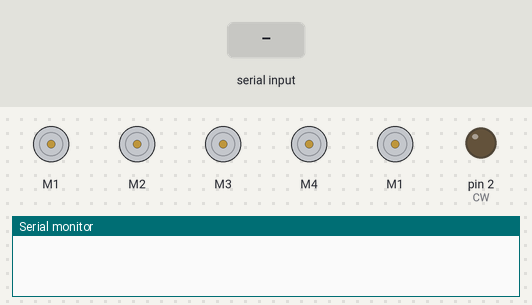
Bench run of a sketch on a simulated Arduino Uno, built with avr-gcc and run on an emulated ATmega328P. Parts: 5 × DC motor (green arrow = forward, orange = backward, longer = faster), output pins drawn as LEDs (lit = HIGH), the last lines printed to the serial monitor. Inputs (shaded band) come from the test bench.

Above: at 1.2 s.
1.3 s: "5\n" received over Serial
At 1.5 s:
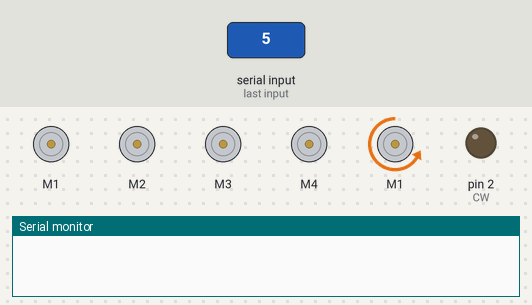
At 3.08 s:
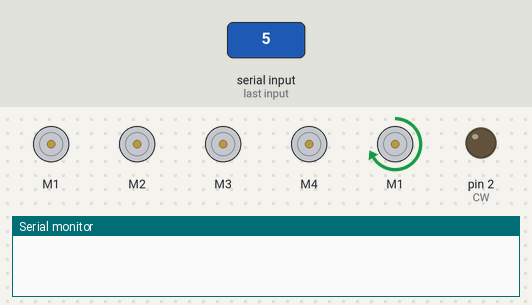
4.3 s: byte 10 ('\n') received over Serial
7.3 s: "90,45,200\n" received over Serial
At 16.0 s:
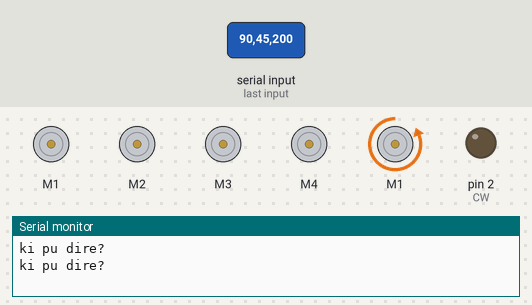
Timing chart, 0 to 28.2 s (numbered marks = the images above; inputs shaded):
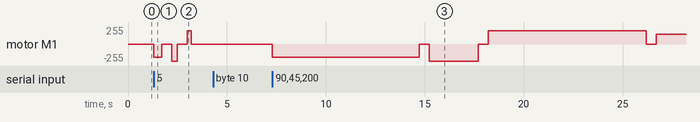

Measured:
- after the input at 1.3 s, motor M1: stopped → backward 200/255 at once, → stopped 0.41 s later, → backward 255/255 0.50 s later, → stopped 0.28 s later, … (6 changes in this stretch)
- after the input at 7.3 s, motor M1: stopped → backward 200/255 at once, → stopped 7.4 s later, → backward 255/255 0.50 s later, → stopped 2.5 s later, … (7 changes in this stretch)

The sketch:

serial.ino
```cpp
#include <string.h>
#include <AFMotor.h>
#define CW 2
AF_DCMotor motor1(1);
AF_DCMotor motor2(2);
AF_DCMotor motor3(3);
AF_DCMotor motor4(4);
String input, m5, m4, m3, m2;
String inputString = "";         // a String to hold incoming data
bool stringComplete = false;  // whether the string is complete
String finalString = "";
int M5_angle = 90;
float rate;

void setup() {
  motor1.run(RELEASE);
  motor2.run(RELEASE);
  motor3.run(RELEASE);
  motor4.run(RELEASE);
  Serial.begin(115200);
  inputString.reserve(200);

  pinMode(CW, OUTPUT);
}

void loop() {
  if (finalString == "start\n")
  {
      M5_angle = M5_angle-10;
      move(motor4, true, 824.8, 200); //10 degree
      //Serial.println("M5_angle");
      delay(1500);
   }
   else if(finalString == "found\n")
   {
      Serial.println(M5_angle);
      M5_angle = 90;
      finalString = "";
  }
  else if(finalString == "close\n")
  {
      digitalWrite(CW,HIGH);
      move(motor1, true, 1000, 255);
      finalString = "";
  }
  else if(finalString != "")
  {

    int commaIndex = finalString.indexOf(',');
    int secondCommaIndex = finalString.indexOf(',',commaIndex+1);
    int thirdCommaIndex = finalString.indexOf(',',secondCommaIndex+1);

    m5 = finalString.substring(0,commaIndex);
    m4  = finalString.substring(commaIndex+1, secondCommaIndex);
    m3  = finalString.substring(secondCommaIndex+1, thirdCommaIndex);
    m2 = finalString.substring(thirdCommaIndex+1,(finalString.length())-2);


    if (m5.toFloat() > 0){
      rate = 82.48*(m5.toFloat());
      move(motor4, false, rate, 200);
    }
    else
    {
      rate = -1*82.48*(m5.toFloat());
      move(motor4, true, rate, 200);
    }

    if (m4.toFloat() > 0){
      rate = 5000/90*(m4.toFloat());
      move(motor3, false, rate, 255);
    }
    else
    {
      rate = -1*5000/90*(m4.toFloat()); //11000
      move(motor3, true, rate, 255);
    }

    if (m3.toFloat() > 0){
      rate = 3600/90*(m3.toFloat());
      move(motor2, true, rate, 200);
    }
    else
    {
      rate = -1*7500/90*(m3.toFloat());
      move(motor2, false, rate, 200);
   }

     if (m2.toFloat() > 0){
      digitalWrite(CW,LOW);
      rate = 6300/120*(m2.toFloat());
      move(motor1, true, rate, 150);
    }
    else
    {
      digitalWrite(CW,LOW);
      rate = -1*7300/120*(m2.toFloat());
      move(motor1, false, rate, 150);
    }

    Serial.println("ki pu dire?");
    finalString = "";
  }


  if (M5_angle == -90)
  {
    Serial.println("not found");
    M5_angle = 90;
  }

}

void move(AF_DCMotor motor_name, bool direction, float time, int speed){
  motor_name.setSpeed(speed);

  if (direction){
  motor_name.run(FORWARD);
  }
  else{
    motor_name.run(BACKWARD);
  }
  delay(time);
  motor_name.run(RELEASE);
  delay(500);
}

void serialEvent() {
  while (Serial.available()) {
    // get the new byte:
    char inChar = (char)Serial.read();
    // add it to the inputString:
    inputString += inChar;
    // if the incoming character is a newline, set a flag so the main loop can
    // do something about it:
    if (inChar == '\n') {
      stringComplete = true;
      finalString = inputString;
      inputString = "";
    }
  }
}
```
